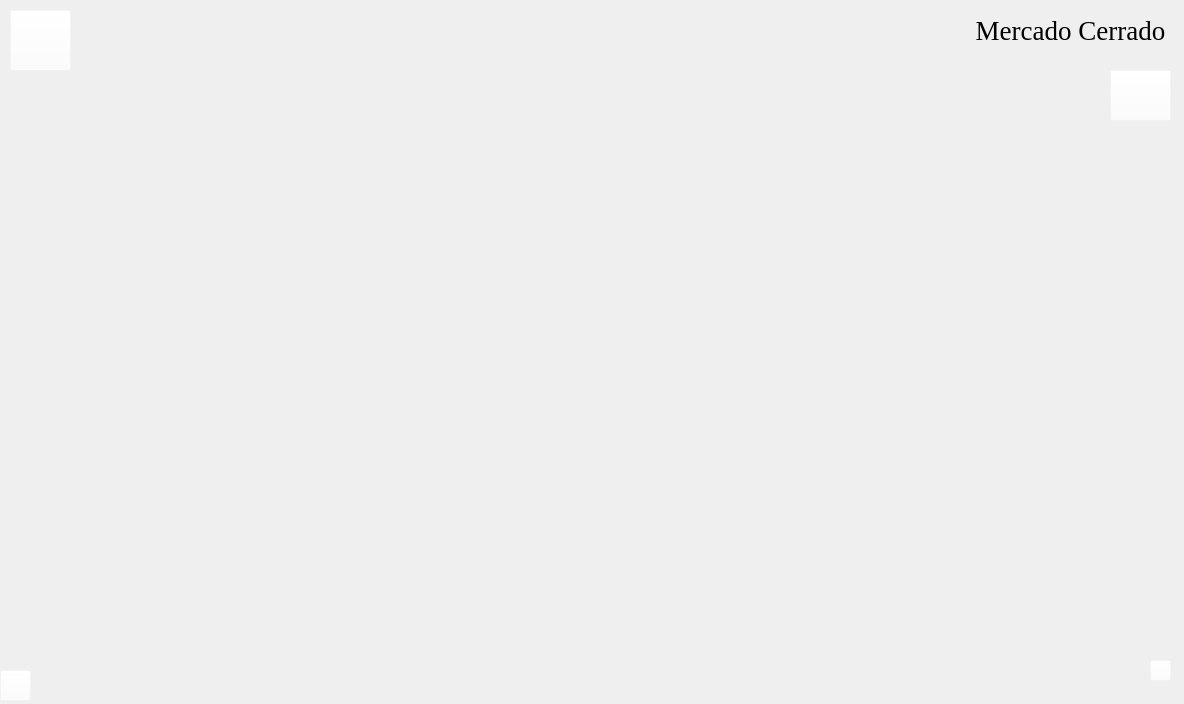
<?xml version="1.0" encoding="UTF-8"?>
<ui version="4.0">
 <class>VentanaPrincipal</class>
 <widget class="QMainWindow" name="VentanaPrincipal">
  <property name="geometry">
   <rect>
    <x>0</x>
    <y>0</y>
    <width>1184</width>
    <height>704</height>
   </rect>
  </property>
  <property name="windowTitle">
   <string>Cool Farm</string>
  </property>
  <property name="styleSheet">
   <string notr="true"/>
  </property>
  <widget class="QWidget" name="centralWidget">
   <widget class="QPushButton" name="bConfigurarComp">
    <property name="geometry">
     <rect>
      <x>0</x>
      <y>670</y>
      <width>31</width>
      <height>31</height>
     </rect>
    </property>
    <property name="styleSheet">
     <string notr="true">background-color: rgba(255, 255, 255, 10);</string>
    </property>
    <property name="text">
     <string/>
    </property>
    <property name="icon">
     <iconset resource="resources.qrc">
      <normaloff>:/misc/Images/settings.png</normaloff>:/misc/Images/settings.png</iconset>
    </property>
    <property name="iconSize">
     <size>
      <width>31</width>
      <height>31</height>
     </size>
    </property>
    <property name="checkable">
     <bool>true</bool>
    </property>
    <property name="autoDefault">
     <bool>false</bool>
    </property>
    <property name="default">
     <bool>false</bool>
    </property>
    <property name="flat">
     <bool>false</bool>
    </property>
   </widget>
   <widget class="QPushButton" name="bVerColocables">
    <property name="geometry">
     <rect>
      <x>10</x>
      <y>10</y>
      <width>61</width>
      <height>61</height>
     </rect>
    </property>
    <property name="styleSheet">
     <string notr="true">background-color: rgba(255, 255, 255, 10);</string>
    </property>
    <property name="text">
     <string/>
    </property>
    <property name="icon">
     <iconset resource="resources.qrc">
      <normaloff>:/misc/Images/tree.png</normaloff>:/misc/Images/tree.png</iconset>
    </property>
    <property name="iconSize">
     <size>
      <width>61</width>
      <height>61</height>
     </size>
    </property>
    <property name="checkable">
     <bool>true</bool>
    </property>
   </widget>
   <widget class="QPushButton" name="bAbrirMercado">
    <property name="geometry">
     <rect>
      <x>1110</x>
      <y>70</y>
      <width>61</width>
      <height>51</height>
     </rect>
    </property>
    <property name="styleSheet">
     <string notr="true">background-color: rgba(255, 255, 255, 10);</string>
    </property>
    <property name="text">
     <string/>
    </property>
    <property name="icon">
     <iconset resource="resources.qrc">
      <normaloff>:/misc/Images/gold.png</normaloff>:/misc/Images/gold.png</iconset>
    </property>
    <property name="iconSize">
     <size>
      <width>51</width>
      <height>41</height>
     </size>
    </property>
    <property name="checkable">
     <bool>true</bool>
    </property>
   </widget>
   <widget class="QLabel" name="labelMercado">
    <property name="geometry">
     <rect>
      <x>970</x>
      <y>10</y>
      <width>201</width>
      <height>41</height>
     </rect>
    </property>
    <property name="font">
     <font>
      <family>Times New Roman</family>
      <pointsize>20</pointsize>
     </font>
    </property>
    <property name="text">
     <string>Mercado Cerrado</string>
    </property>
    <property name="alignment">
     <set>Qt::AlignCenter</set>
    </property>
   </widget>
   <widget class="QLabel" name="labelTimerMercado">
    <property name="geometry">
     <rect>
      <x>970</x>
      <y>70</y>
      <width>121</width>
      <height>41</height>
     </rect>
    </property>
    <property name="font">
     <font>
      <family>Times New Roman</family>
      <pointsize>20</pointsize>
      <weight>75</weight>
      <bold>true</bold>
     </font>
    </property>
    <property name="contextMenuPolicy">
     <enum>Qt::DefaultContextMenu</enum>
    </property>
    <property name="text">
     <string/>
    </property>
    <property name="alignment">
     <set>Qt::AlignCenter</set>
    </property>
   </widget>
   <widget class="QPushButton" name="bVerGraficas">
    <property name="geometry">
     <rect>
      <x>1150</x>
      <y>660</y>
      <width>21</width>
      <height>21</height>
     </rect>
    </property>
    <property name="styleSheet">
     <string notr="true">background-color: rgba(255, 255, 255, 10);</string>
    </property>
    <property name="text">
     <string/>
    </property>
    <property name="icon">
     <iconset resource="resources.qrc">
      <normaloff>:/misc/Images/Info.png</normaloff>:/misc/Images/Info.png</iconset>
    </property>
    <property name="iconSize">
     <size>
      <width>21</width>
      <height>21</height>
     </size>
    </property>
    <property name="checkable">
     <bool>true</bool>
    </property>
   </widget>
   <widget class="QLabel" name="labelMercadoChiva">
    <property name="geometry">
     <rect>
      <x>960</x>
      <y>110</y>
      <width>211</width>
      <height>131</height>
     </rect>
    </property>
    <property name="styleSheet">
     <string notr="true"/>
    </property>
    <property name="text">
     <string/>
    </property>
    <property name="pixmap">
     <pixmap resource="resources.qrc">:/misc/Images/MercadoChiva.png</pixmap>
    </property>
    <property name="scaledContents">
     <bool>true</bool>
    </property>
   </widget>
  </widget>
  <widget class="QMenuBar" name="menuBar">
   <property name="enabled">
    <bool>false</bool>
   </property>
   <property name="geometry">
    <rect>
     <x>0</x>
     <y>0</y>
     <width>1184</width>
     <height>21</height>
    </rect>
   </property>
  </widget>
 </widget>
 <layoutdefault spacing="6" margin="11"/>
 <resources>
  <include location="resources.qrc"/>
 </resources>
 <connections/>
</ui>
